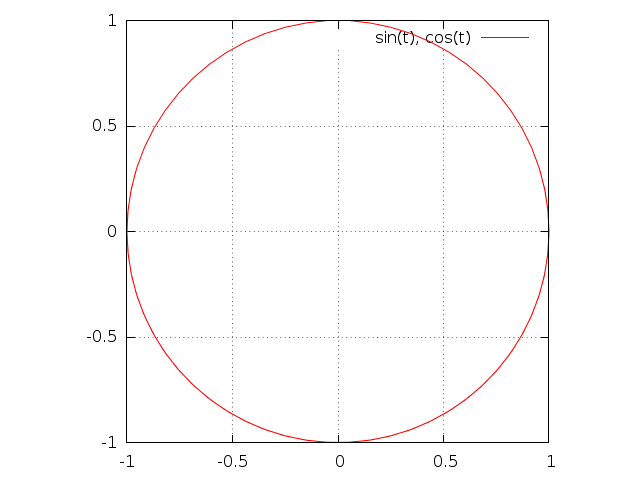

Write the gnuplot code that produced this figure.
load "lib_common.plt"
set parametric
set xrange [-1 : 1]
set yrange [-1 : 1]
set size square 1, 1
plot sin(t), cos(t)
